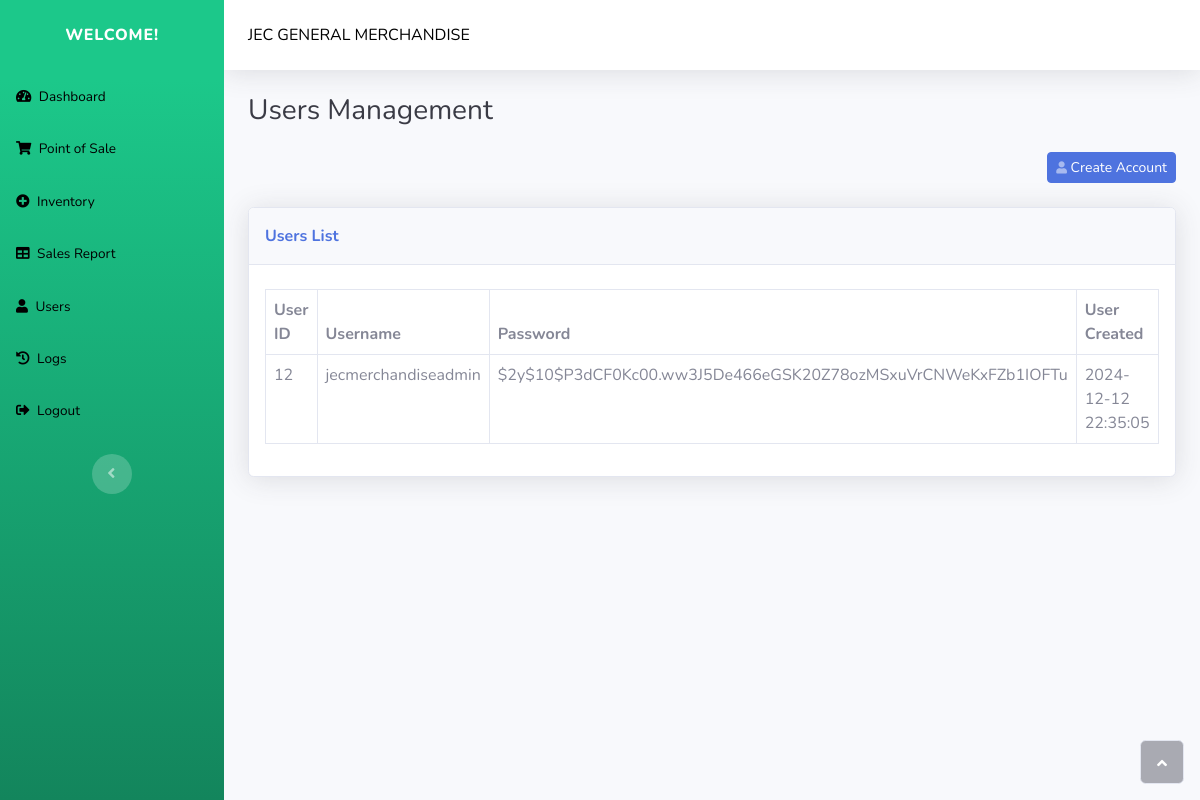
Screenshot of /users.php (signed in) with the database file from the repository.
### tables this page shows
CREATE TABLE `users` (
  `id` int(11) NOT NULL,
  `username` varchar(255) NOT NULL,
  `password` varchar(255) NOT NULL,
  `created` datetime NOT NULL DEFAULT current_timestamp()
);

### functions/view-users.php (the view, shortened to what this page needs)
<?php
$db = new mysqli("localhost", "root", "", "db_hash");
$sql = "SELECT * FROM users";
$result = $db->query($sql);
if ($result->num_rows > 0) {
    while ($row = $result->fetch_assoc()) {
        echo "<tr>";
        echo "<td>" . $row["id"] . "</td>";
        echo "<td>" . $row["username"] . "</td>";
        echo "<td>" . $row["password"] . "</td>";
        echo "<td>" . $row["created"] . "</td>";
        echo "</tr>";
    }
} else {
    echo "No rows found";
}
?>

### rows the page displays
users: id "12", username "jecmerchandiseadmin", password "$2y$10$P3dCF0Kc00.ww3J5De466eGSK20Z78ozMSxuVrCNWeKxFZb1IOFTu", created "2024-12-12 22:35:05"
